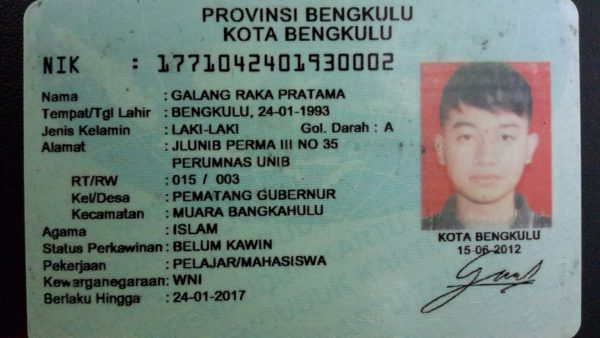
#> input picture ML/KTP/data_ktp/ktp1.png, 600 x 338 px; its folder holds 6 pictures in this run
$ jupyter execute --allow-errors ktpocr.ipynb
#> lines starting #> are read from the running program, lines starting #| are printed output that depends on the picture
[cell 1]
import pytesseract
import cv2
import numpy as np
import pandas as pd
from PIL import Image
import matplotlib.pyplot as plt
import os

Rencananya mau mulai bikin OCR KTP-nya

[cell 2]
pytesseract.pytesseract.tesseract_cmd = 'C:/Users/Luis R/AppData/Local/Programs/Tesseract-OCR/tesseract.exe'
os.environ['TESSDATA_PREFIX'] = 'C:/Users/Luis R/AppData/Local/Programs/Tesseract-OCR/tessdata'

[cell 3]
FILE_PATH = 'data_ktp/'
filePath = os.path.join(FILE_PATH, 'ktp1.png')
print(filePath)

[cell 4]
img = cv2.imread(filePath)
#> img is the input picture: shape (338, 600, 3); mean B, G, R 119.3, 125.2, 109.7
gray = cv2.cvtColor(img, cv2.COLOR_BGR2GRAY)
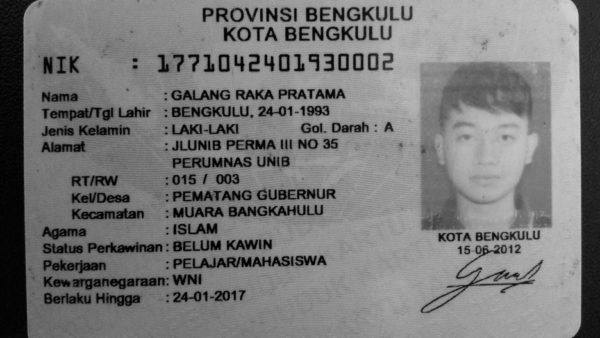
#> gray: shape (338, 600); min 0, max 215, mean 119.9
#plt.imshow(gray, cmap='gray')
th, threshed = cv2.threshold(gray, 127, 255, cv2.THRESH_TRUNC)
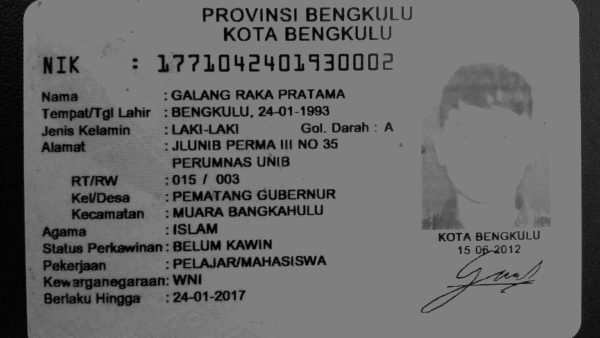
#> threshed: shape (338, 600); min 0, max 127, mean 105.8
plt.imshow(threshed, cmap='gray')

#> (a cell that did not finish here is left out)

[cell 6]
class KTPInformation(object):
    def __init__(self):
        self.nik = ""
        self.nama = ""
        self.tempat_lahir = ""
        self.tanggal_lahir = ""
        self.jenis_kelamin = ""
        self.golongan_darah = ""
        self.alamat = ""
        self.rt = ""
        self.rw = ""
        self.kelurahan_atau_desa = ""
        self.kecamatan = ""
        self.agama = ""
        self.status_perkawinan = ""
        self.pekerjaan = ""
        self.kewarganegaraan = ""
        berlaku_hingga = "SEUMUR HIDUP"

[cell 7]
import re
import json

[cell 8]
class KTPOCR(object):
    def __init__(self, image):
#> called with image = 'data_ktp/ktp1.png'
        self.image = cv2.imread(image)
        self.gray = cv2.cvtColor(self.image, cv2.COLOR_BGR2GRAY)
        self.th, self.threshed = cv2.threshold(self.gray, 127, 255, cv2.THRESH_TRUNC)
        self.result = KTPInformation()
        self.master_process()
#> (the call stopped at in process, `raw_extracted_text = pytesseract.image_to_string((self.threshed), lang..`: pytesseract is not available in this run)

    def process(self, image):
        raw_extracted_text = pytesseract.image_to_string((self.threshed), lang="ind")
        return raw_extracted_text

    # [102 lines left out: functions word_to_number_converter, extract, pun_rem, not called in this run]

    def master_process(self):
        raw_text = self.process(self.image)
        self.extract(raw_text)

    def to_json(self):
        return json.dumps(self.result.__dict__, indent=4)

[cell 9]
images = KTPOCR(filePath)
print(images.to_json());

Jangan di Run dulu

#> (a cell that did not finish here is left out)

[cell 11]
# Path ke folder yang berisi gambar-gambar KTP
folder_path = "C:/Users/Luis R/Documents/Semester 6/Capstone/KTP-OCR/data"

# Mendapatkan daftar file dalam folder
#> (the rest of this cell did not finish here and is left out)

Saya akan menghapus bagian di bawah ini dari file 'model_ktp_ocr.py' karena akan membawanya ke GitHub

[cell 12]
if __name__ == "__main__":
    current_dir = os.path.dirname(__file__)
    FILE_PATH = os.path.join(current_dir, 'data_ktp/')
    filePath = os.path.join(FILE_PATH, 'ktp4.jpg')
    images = KTPOCR(filePath)
#> call 2 of __init__, with image = 'ML/KTP/data_ktp/ktp4.jpg'
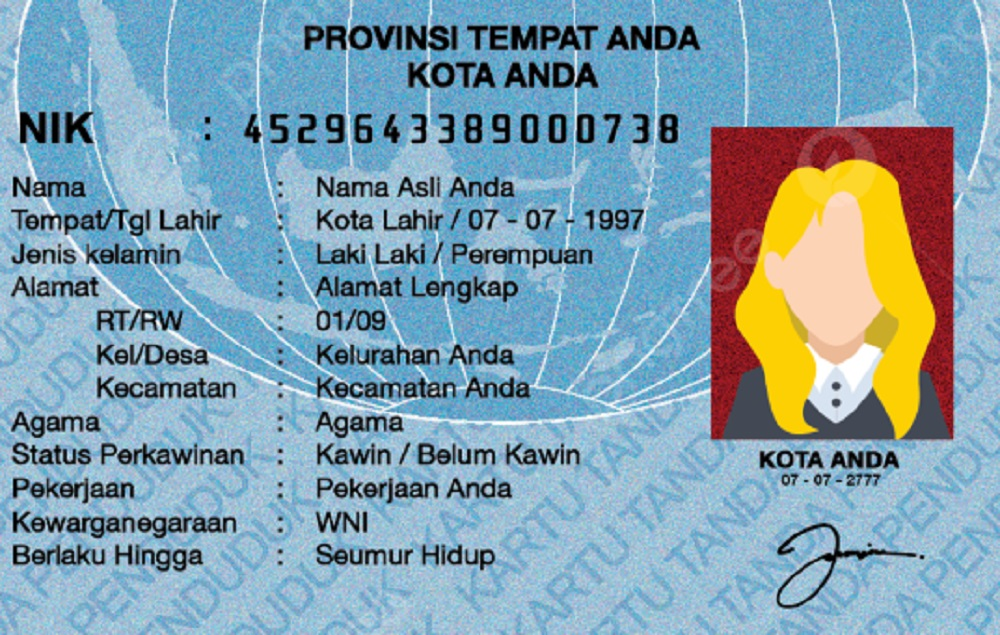
#> input picture ML/KTP/data_ktp/ktp4.jpg, 1000 x 635 px
#> in __init__, self.image is the input picture: shape (635, 1000, 3); mean B, G, R 175.5, 160.8, 130.2
#> in __init__ (call 2), `self.gray = cv2.cvtColor(self.image, cv2.COLOR_BGR2GRAY)`:
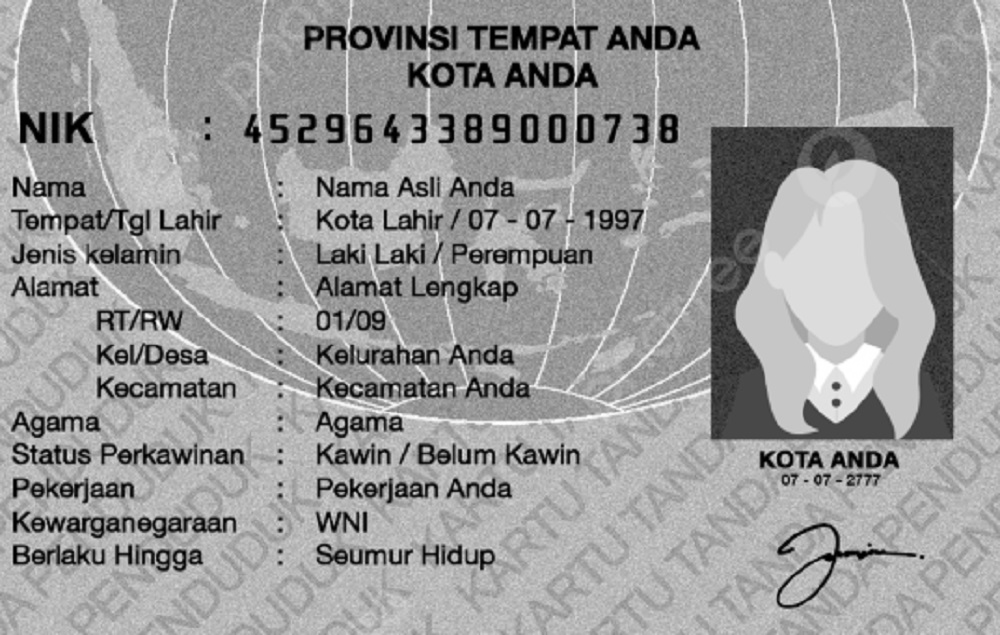
#> self.gray: shape (635, 1000); min 0, max 255, mean 153.4
#> in __init__ (call 2), `self.th, self.threshed = cv2.threshold(self.gray, 127, 255, cv2.THRESH..`:
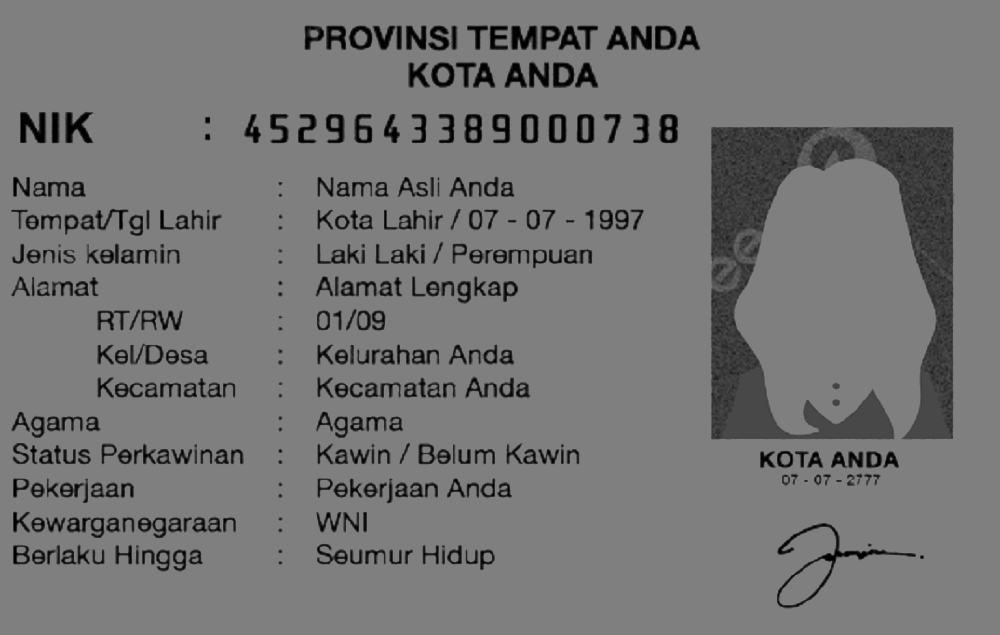
#> self.threshed: shape (635, 1000); min 0, max 127, mean 116.2
#> (the call stopped at in process, `raw_extracted_text = pytesseract.image_to_string((self.threshed), lang..`: pytesseract is not available in this run)
